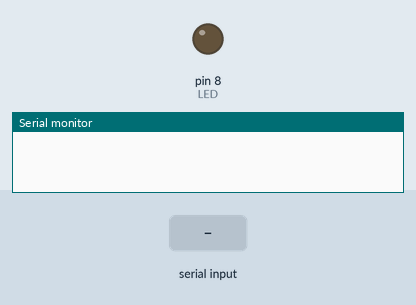
This sketch was run on a simulated Arduino Uno, built with avr-gcc and run on an emulated ATmega328P. Shown: output pins drawn as LEDs (lit = HIGH), the last lines printed to the serial monitor. The test bench sets the inputs (shaded band).

Above: at 1.2 s.
1.3 s: "1\n" received over the second serial link
At 2.4 s:
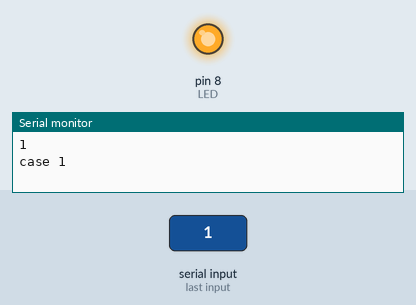
2.8 s: "2\n" received over the second serial link
At 3.6 s:
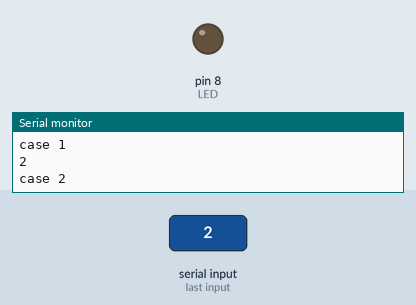
Timing chart, 0 to 5.8 s (numbered marks = the images above; inputs shaded):
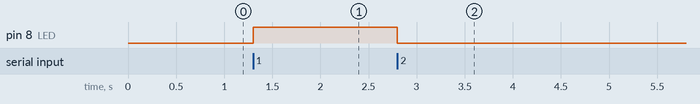

Measured:
- after the input at 1.3 s, pin 8 (LED): LOW → HIGH at once
- after the input at 2.8 s, pin 8 (LED): HIGH → LOW at once

The sketch:

Lab_4b_part3_receiver.ino
```cpp
#include <SoftwareSerial.h>
SoftwareSerial BTSerial(2, 3); //RX TX
String outString =""; //this stores incoming string from the master
boolean stringComplete = false; //to indicate when the string is completed
const int LED = 8;
int val = 0;

void setup() {
  BTSerial.begin(9600); //begin bluetooth communication
  Serial.begin(9600); //begin serial communication
  outString.reserve(10); //reserve the length of string
  pinMode(LED, OUTPUT);
}

void loop() {
  if (BTSerial.available()) {
    char inChar = (char) BTSerial.read(); //reads single character at a time
    outString += inChar; //appends character to outString
    if (inChar == '\n') { //check for newline character to know if the string is
      stringComplete = true;  //complete or not
    }
  }
  if (stringComplete) {
    Serial.println(outString);
    val = outString.toInt();
    if(val == 1){
      Serial.println("case 1");
      digitalWrite(LED, HIGH);
    }
    else{
      Serial.println("case 2");
      digitalWrite(LED, LOW);
    }
    outString = ""; //clear this string to store new characters
    stringComplete = false;
  }
}
```
